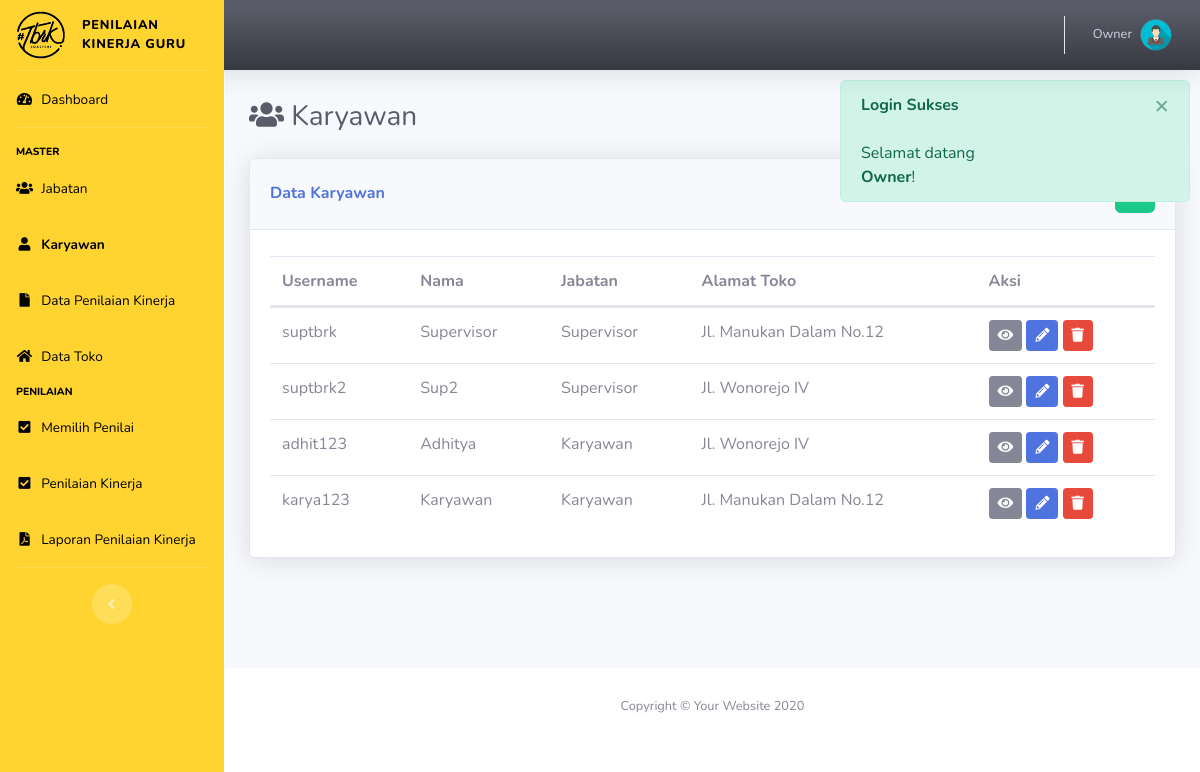
Page /index.php?p=user (signed in) on the earlier database version.
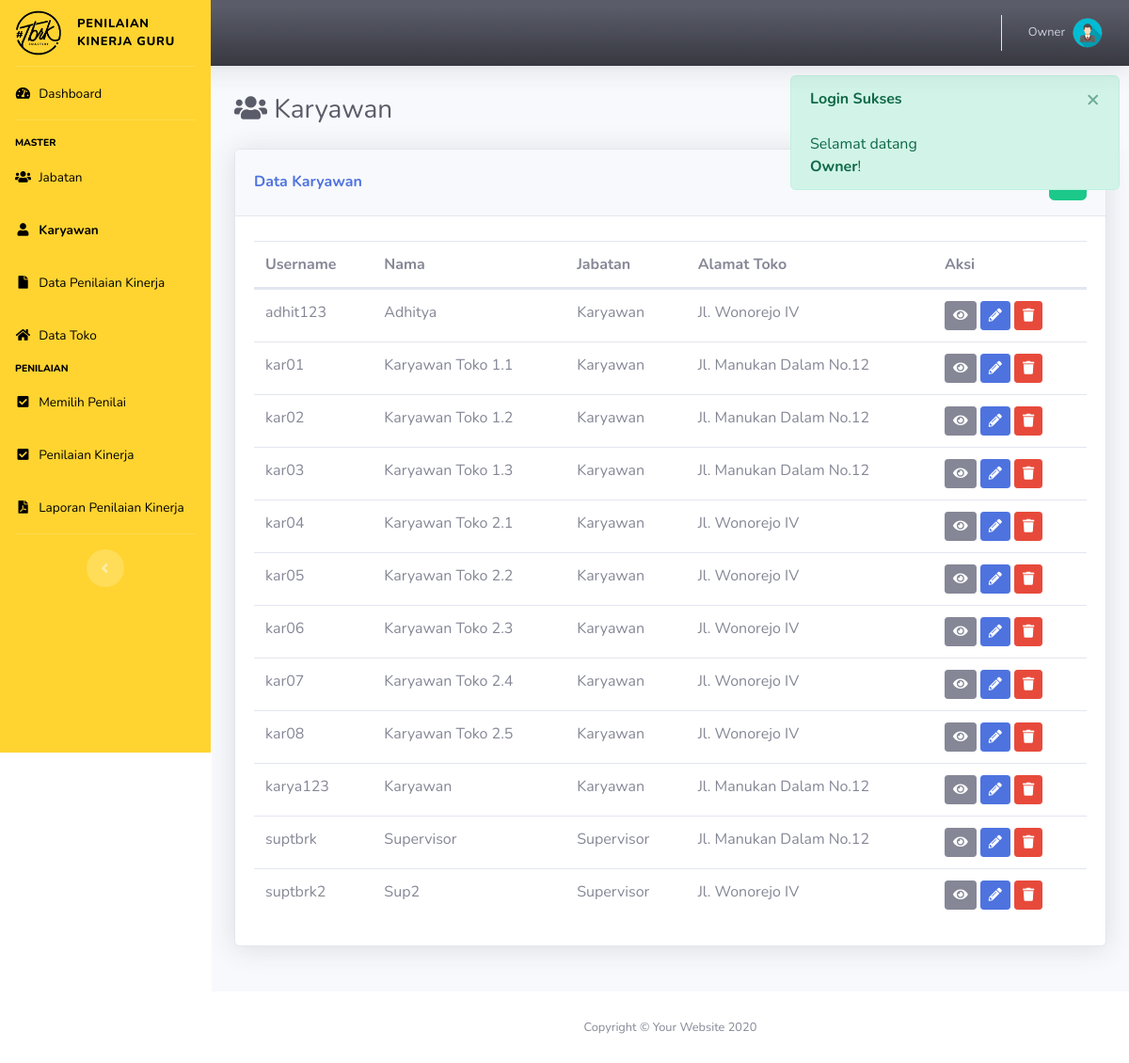
Same page on the later database version.
### tables this page shows
CREATE TABLE IF NOT EXISTS `karyawan` (
  `id_kar` varchar(12) NOT NULL,
  `id_jabatan` int(11) NOT NULL,
  `id_toko` int(11) NOT NULL,
  `password` varchar(12) NOT NULL,
  `nama` varchar(50) NOT NULL,
  `alamat` varchar(50) NOT NULL,
  `no_telp` varchar(50) NOT NULL,
  PRIMARY KEY (`id_kar`),
  KEY `id_jabatan` (`id_jabatan`),
  KEY `id_toko` (`id_toko`),
  CONSTRAINT `fk_jab1` FOREIGN KEY (`id_jabatan`) REFERENCES `jabatan` (`id_jabatan`) ON DELETE CASCADE ON UPDATE CASCADE,
  CONSTRAINT `fk_toko1` FOREIGN KEY (`id_toko`) REFERENCES `toko` (`id_toko`) ON DELETE CASCADE ON UPDATE CASCADE
);

CREATE TABLE IF NOT EXISTS `jabatan` (
  `id_jabatan` int(11) NOT NULL AUTO_INCREMENT,
  `jabatan` varchar(12) NOT NULL,
  `level` int(11) NOT NULL,
  PRIMARY KEY (`id_jabatan`)
);

CREATE TABLE IF NOT EXISTS `toko` (
  `id_toko` int(11) NOT NULL AUTO_INCREMENT,
  `lokasi` varchar(50) NOT NULL,
  `setting_jml` varchar(50) NOT NULL,
  PRIMARY KEY (`id_toko`)
);

### pages/user.php (the view, shortened to what this page needs)
<div class="d-sm-flex align-items-center justify-content-between mb-4">
    <h1 class="h3 mb-0 text-gray-800"> <i class="fa fa-users"></i> Karyawan</h1>
</div>
<?php
	$ket = "Data";
?>
<div class="row row_angket">
	<div class="col mb-4">
		<div class="card shadow mb-4">
            <div class="card-header py-3 d-flex flex-row align-items-center justify-content-between">
                <h6 class="m-0 font-weight-bold text-primary"><?= ucfirst($ket); ?> Karyawan</h6>
                <?php
                if(!isset($_GET['ket'])){
                ?>
                <div class="dropdown no-arrow">
                    <a href="index.php?p=user&ket=tambah" class="btn btn-success" data-toggle="tooltip" data-placement="top" title="Tambah Data"><i class="fa fa-plus"></i></a>
                </div>
            	<?php } ?>
            </div>
            <div class="card-body">
            <?php
            	if(!isset($form)):
            ?>
            	<table class="table dataTable">
            		<thead>
            			<tr>
            				<th>Username</th>
            				<th>Nama</th>
            				<th>Jabatan</th>
                            <th>Alamat Toko</th>
            				<th>Aksi</th>
            			</tr>
            		</thead>
            		<tbody>
            		<?php
            			$sql = "SELECT * FROM karyawan a
                        JOIN jabatan b ON a.id_jabatan = b.id_jabatan
                        JOIN toko t ON a.id_toko = t.id_toko
                        WHERE b.id_jabatan between 2 AND 3";
            			$q = mysqli_query($con, $sql);
            			while($row = mysqli_fetch_array($q)):
            		?>
            			<tr>
            				<td><?= $row['id_kar']; ?></td>
                            <td><?= $row['nama']; ?></td>
            				<td><?= $row['jabatan']; ?></td>
                            <td><?= $row['lokasi']; ?></td>
            				<td>
                                <button type="button" class="btn btn-sm btn-secondary btn-detail" data-id="<?= $row['id_kar'] ?>" data-toggle="tooltip" data-placement="top" title="Detail">
                                    <i class="fa fa-eye"></i>
                                </button>
                                <a href="index.php?p=user&ket=ubah&id=<?= $row['id_kar'] ?>" class="btn btn-sm btn-primary" data-toggle="tooltip" data-placement="top" title="Ubah Data"><i class="fa fa-pencil-alt"></i></a>
                                <button type="button" class="btn btn-sm btn-danger btn-hapus" data-id="<?= $row['id_kar'] ?>" data-toggle="tooltip" data-placement="top" title="Hapus">
                                    <i class="fa fa-trash"></i>
                                </button>
                            </td>
            			</tr>
            		<?php endwhile; ?>
            		</tbody>
            	</table>
            	<?php endif; ?>
            </div>
        </div>
    </div>
</div>

### index.php (shortened to what this page needs)
<!DOCTYPE html>
<html lang="en">
<head>
    <link href="assets/vendor/fontawesome-free/css/all.min.css" rel="stylesheet" type="text/css">
    <link href="assets/css/sb-admin-2.css" rel="stylesheet">
    <link href="assets/css/style.css" rel="stylesheet">
    <link href="assets/vendor/datatables/dataTables.bootstrap4.min.css" rel="stylesheet">
</head>
<body id="page-top">
    <div id="wrapper">
        <ul class="navbar-nav sidebar sidebar-dark accordion" style="background-color: #ffd430" id="accordionSidebar">
            <a class="sidebar-brand d-flex align-items-center justify-content-center" style="color: black" href="index.php">
                <img src="assets/img/logo.png" alt="Logo" width="50px">
                <div class="sidebar-brand-text mx-3" style="text-align:left;font-size: 0.8em;">Penilaian Kinerja Guru</div>
            </a>
            <hr class="sidebar-divider my-0">
            <li class="nav-item" id="home">
                <a class="nav-link" href="index.php" style="color: black">
                    <i class="fas fa-fw fa-tachometer-alt" style="color: black"></i>
                    <span>Dashboard</span>
                </a>
            </li>
            <hr class="sidebar-divider">
            <?php if($_SESSION['type']==2):?>
            <div class="sidebar-heading" style="color: black">
                Master
            </div>
            <li class="nav-item" id="jenis_user">
                <a class="nav-link" href="index.php?p=jenis_user" style="color: black">
                    <i class="fas fa-fw fa-users" style="color: black"></i>
                    <span>Jabatan</span>
                </a>
            </li>
            <li class="nav-item" id="user">
                <a class="nav-link" href="index.php?p=user" style="color: black">
                    <i class="fas fa-fw fa-user" style="color: black"></i>
                    <span>Karyawan</span>
                </a>
            </li>
            <li class="nav-item" id="jenis_kompetensi">
                <a class="nav-link" href="index.php?p=jenis_kompetensi" style="color: black">
                    <i class="fas fa-fw fa-file" style="color: black"></i>
                    <span>Data Penilaian Kinerja</span>
                </a>
            </li>
            <li class="nav-item" id="jenis_kompetensi">
                <a class="nav-link" href="index.php?p=toko" style="color: black">
                    <i class="fas fa-fw fa-home" style="color: black"></i>
                    <span>Data Toko</span>
                </a>
            </li>
            <div class="sidebar-heading" style="color: black;">
                Penilaian
            </div>
            <li class="nav-item" id="memilihpen">
                <a class="nav-link" href="index.php?p=memilihpen" style="color: black">
                    <i class="fas fa-fw fa-check-square" style="color: black"></i>
                    <span>Memilih Penilai</span>
                </a>
            </li>
            <li class="nav-item" id="melakukanpen">
                <a class="nav-link" href="index.php?p=melakukanpen" style="color: black">
                    <i class="fas fa-fw fa-check-square" style="color: black"></i>
                    <span>Penilaian Kinerja</span>
                </a>
            </li>
            <li class="nav-item" id="laporan">
                <a class="nav-link" href="index.php?p=laporan" style="color: black">
                    <i class="fas fa-fw fa-file-pdf" style="color: black"></i>
                    <span>Laporan Penilaian Kinerja</span>
                </a>
            </li>
            <hr class="sidebar-divider">
            <?php endif; ?>
            <div class="text-center d-none d-md-inline">
                <button class="rounded-circle border-0" id="sidebarToggle"></button>
            </div>
        </ul>
        <div id="content-wrapper" class="d-flex flex-column">
            <div id="content">
                <nav class="navbar navbar-expand navbar-light bg-gradient-dark topbar mb-4 static-top shadow">
                    <ul class="navbar-nav ml-auto">
                    <li class="nav-item dropdown no-arrow">
                        <a class="nav-link dropdown-toggle" href="#" id="userDropdown" role="button" data-toggle="dropdown" aria-haspopup="true" aria-expanded="false">
                            <span class="mr-2 d-none d-lg-inline text-warning-600 small"><?= $_SESSION['name']; ?></span>
                            <?php if($_SESSION['type']==0): ?>
                            <img class="img-profile rounded-circle" src="assets/img/user.png">
                            <?php elseif($_SESSION['type']==1 || $_SESSION['type']==2 || $_SESSION['type']==3): ?>
                            <img class="img-profile rounded-circle" src="assets/img/teacher.png">
                            <?php elseif($_SESSION['type']==4): ?>
                            <img class="img-profile rounded-circle" src="assets/img/student.png">
                            <?php endif; ?>
                        </a>
                    </li>
                </ul>
            </nav>
            <div class="container-fluid main-content">
            <?php
                $dir = "pages";
                $pages = scandir($dir);
                unset($pages[0],$pages[1]);
                if(isset($_GET['p'])){
                    $p = $_GET['p'].".php";
                    if(in_array($p, $pages)){
                        include "$dir/$p";
                    }else{
                        include "$dir/404.php";
                    }
                }else{
                    include "$dir/home.php";
                }
            ?>
            </div>
          </div>
            <footer class="sticky-footer bg-white">
                <div class="container my-auto">
                    <div class="copyright text-center my-auto">
                        <span>Copyright &copy; Your Website 2020</span>
                    </div>
                </div>
            </footer>
        </div>
    </div>
    <?php if(isset($_SESSION["flash"])){ ?>
    <div class="alert alert-<?= $_SESSION["flash"]["type"]; ?> alert-dismissible fade show" role="alert">
        <strong><?= $_SESSION["flash"]["head"]; ?></strong><br><?= $_SESSION["flash"]["msg"]; ?>
        <button type="button" class="close" data-dismiss="alert" aria-label="Close">
            <span aria-hidden="true">&times;</span>
        </button>
    </div>
    <?php unset($_SESSION['flash']); } ?>
</body>
</html>

### assets/css/style.css (style rules this page uses)
.alert { position: fixed; top: 80px; right: 10px; width: 350px; }

Differences in the rows shown:
changed karyawan "adhit123": moves up the list
added karyawan: id_kar "kar01", nama "Karyawan Toko 1.1", id_jabatan.jabatan "Karyawan", id_toko.lokasi "Jl. Manukan Dalam No.12"
added karyawan: id_kar "kar02", nama "Karyawan Toko 1.2", id_jabatan.jabatan "Karyawan", id_toko.lokasi "Jl. Manukan Dalam No.12"
added karyawan: id_kar "kar03", nama "Karyawan Toko 1.3", id_jabatan.jabatan "Karyawan", id_toko.lokasi "Jl. Manukan Dalam No.12"
added karyawan: id_kar "kar04", nama "Karyawan Toko 2.1", id_jabatan.jabatan "Karyawan", id_toko.lokasi "Jl. Wonorejo IV"
added karyawan: id_kar "kar05", nama "Karyawan Toko 2.2", id_jabatan.jabatan "Karyawan", id_toko.lokasi "Jl. Wonorejo IV"
added karyawan: id_kar "kar06", nama "Karyawan Toko 2.3", id_jabatan.jabatan "Karyawan", id_toko.lokasi "Jl. Wonorejo IV"
added karyawan: id_kar "kar07", nama "Karyawan Toko 2.4", id_jabatan.jabatan "Karyawan", id_toko.lokasi "Jl. Wonorejo IV"
added karyawan: id_kar "kar08", nama "Karyawan Toko 2.5", id_jabatan.jabatan "Karyawan", id_toko.lokasi "Jl. Wonorejo IV"
shown differently, row unchanged: karyawan "karya123": moves up the list
